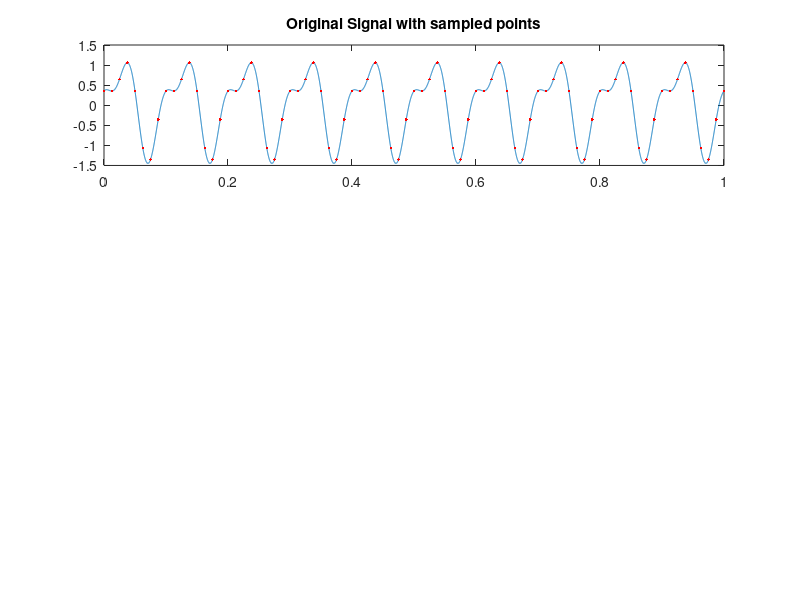

Here is the MATLAB script that generated this plot: (Note: this script raises an error after producing the figure.)
clc;
clf;

tmin = 0;
tmax = 1;
t = tmin:0.0001:tmax;
length(t)
f1 = 10;
f2 = 20;

a1 = 1;
a2 = 0.5;

x = a1*sin(2*pi*f1*t) + a2*sin(2*pi*f2*t + 3*pi/4);

subplot(3,1,1);
plot(t, x);

% sampling
fs = 80;

T = 1/fs;
n = ceil(tmin/T) : 1 : floor(tmax/T);

xs = a1*sin(2*pi*f1* n*T) + a2*sin(2*pi*f2* n*T +3*pi/4);
length(xs)
hold on;
plot(n*T, xs, '.r');
title('Original Signal with sampled points')
hold off;

[N, X, res] = dft(n, xs, fs, 8);

Xmag = abs(X);
subplot(3,2,3);
stem(N*res, Xmag);
title('Magnitude of X(m).')

img = X * -1j;
subplot(3,2,5);
stem(N, real(img));
title('Imaginary part of X(m)')

subplot(3,2,4);
stem(N, real(X));
title('Real part of X(m)')

% Phase
y = round(real(img), 3);
x = round(real(X), 3);
% y = real(img);
% x = real(X);

phase = atan(y ./ x) * 180/pi;

% phase = angle(X*180/pi)

subplot(3,2,6);
stem(N, phase);
title('Phase of X(m) in degree')

